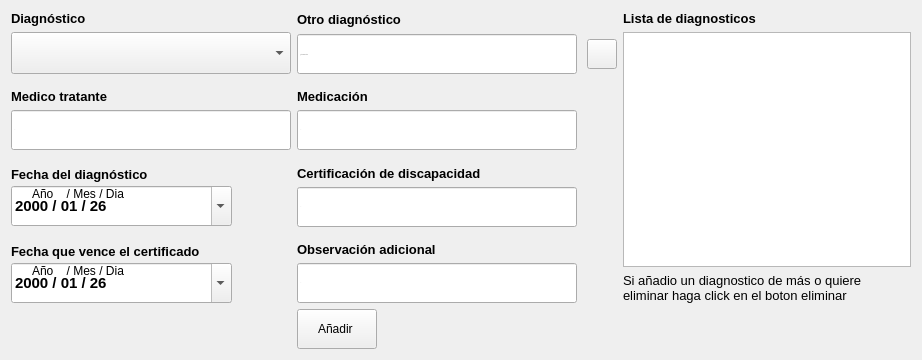
                 <widget class="QFrame" name="pregunta_diagnostico_alumno">
                  <property name="minimumSize">
                   <size>
                    <width>460</width>
                    <height>360</height>
                   </size>
                  </property>
                  <property name="cursor">
                   <cursorShape>ArrowCursor</cursorShape>
                  </property>
                  <property name="styleSheet">
                   <string notr="true"/>
                  </property>
                  <property name="frameShape">
                   <enum>QFrame::NoFrame</enum>
                  </property>
                  <property name="frameShadow">
                   <enum>QFrame::Raised</enum>
                  </property>
                  <layout class="QGridLayout" name="gridLayout_5">
                   <item row="0" column="0">
                    <layout class="QVBoxLayout" name="verticalLayout_34">
                     <item>
                      <widget class="QLabel" name="label_diagnostico_2">
                       <property name="maximumSize">
                        <size>
                         <width>16777215</width>
                         <height>20</height>
                        </size>
                       </property>
                       <property name="font">
                        <font>
                         <family>Arial</family>
                         <pointsize>10</pointsize>
                         <weight>75</weight>
                         <bold>true</bold>
                        </font>
                       </property>
                       <property name="styleSheet">
                        <string notr="true"/>
                       </property>
                       <property name="text">
                        <string>Diagnóstico</string>
                       </property>
                       <property name="scaledContents">
                        <bool>false</bool>
                       </property>
                      </widget>
                     </item>
                     <item>
                      <widget class="QComboBox" name="boton_diagnostico">
                       <property name="sizePolicy">
                        <sizepolicy hsizetype="Fixed" vsizetype="Fixed">
                         <horstretch>0</horstretch>
                         <verstretch>0</verstretch>
                        </sizepolicy>
                       </property>
                       <property name="minimumSize">
                        <size>
                         <width>280</width>
                         <height>42</height>
                        </size>
                       </property>
                       <property name="styleSheet">
                        <string notr="true"/>
                       </property>
                       <property name="editable">
                        <bool>false</bool>
                       </property>
                       <property name="currentText">
                        <string/>
                       </property>
                       <property name="currentIndex">
                        <number>-1</number>
                       </property>
                       <property name="insertPolicy">
                        <enum>QComboBox::NoInsert</enum>
                       </property>
                       <property name="iconSize">
                        <size>
                         <width>40</width>
                         <height>40</height>
                        </size>
                       </property>
                       <property name="placeholderText">
                        <string/>
                       </property>
                      </widget>
                     </item>
                    </layout>
                   </item>
                   <item row="0" column="1">
                    <layout class="QGridLayout" name="gridLayout_14">
                     <property name="horizontalSpacing">
                      <number>10</number>
                     </property>
                     <item row="0" column="0">
                      <widget class="QLabel" name="label_otro_diagnostico">
                       <property name="maximumSize">
                        <size>
                         <width>16777215</width>
                         <height>20</height>
                        </size>
                       </property>
                       <property name="font">
                        <font>
                         <family>Arial</family>
                         <pointsize>10</pointsize>
                         <weight>75</weight>
                         <bold>true</bold>
                        </font>
                       </property>
                       <property name="styleSheet">
                        <string notr="true"/>
                       </property>
                       <property name="text">
                        <string>Otro diagnóstico</string>
                       </property>
                       <property name="scaledContents">
                        <bool>false</bool>
                       </property>
                      </widget>
                     </item>
                     <item row="1" column="0">
                      <widget class="QLineEdit" name="input_otro_diagnostico">
                       <property name="sizePolicy">
                        <sizepolicy hsizetype="Fixed" vsizetype="Fixed">
                         <horstretch>0</horstretch>
                         <verstretch>0</verstretch>
                        </sizepolicy>
                       </property>
                       <property name="minimumSize">
                        <size>
                         <width>280</width>
                         <height>40</height>
                        </size>
                       </property>
                       <property name="font">
                        <font>
                         <family>Arial</family>
                         <pointsize>-1</pointsize>
                         <weight>50</weight>
                         <italic>false</italic>
                         <bold>false</bold>
                        </font>
                       </property>
                       <property name="styleSheet">
                        <string notr="true"/>
                       </property>
                       <property name="placeholderText">
                        <string>¿otro diagnostico?</string>
                       </property>
                      </widget>
                     </item>
                     <item row="1" column="1">
                      <widget class="QPushButton" name="boton_anadir_otro_diagnostico">
                       <property name="sizePolicy">
                        <sizepolicy hsizetype="Fixed" vsizetype="Fixed">
                         <horstretch>0</horstretch>
                         <verstretch>0</verstretch>
                        </sizepolicy>
                       </property>
                       <property name="minimumSize">
                        <size>
                         <width>30</width>
                         <height>30</height>
                        </size>
                       </property>
                       <property name="maximumSize">
                        <size>
                         <width>30</width>
                         <height>30</height>
                        </size>
                       </property>
                       <property name="styleSheet">
                        <string notr="true"/>
                       </property>
                       <property name="text">
                        <string/>
                       </property>
                       <property name="icon">
                        <iconset>
                         <normaloff>../recursos_de_imagenes/iconos_de_interfaz/mas.png</normaloff>../recursos_de_imagenes/iconos_de_interfaz/mas.png</iconset>
                       </property>
                       <property name="iconSize">
                        <size>
                         <width>25</width>
                         <height>25</height>
                        </size>
                       </property>
                      </widget>
                     </item>
                    </layout>
                   </item>
                   <item row="0" column="2" rowspan="4">
                    <layout class="QVBoxLayout" name="verticalLayout_37">
                     <item>
                      <widget class="QLabel" name="label_mensaje_1">
                       <property name="maximumSize">
                        <size>
                         <width>200</width>
                         <height>16777215</height>
                        </size>
                       </property>
                       <property name="font">
                        <font>
                         <family>Arial</family>
                         <pointsize>10</pointsize>
                         <weight>75</weight>
                         <bold>true</bold>
                        </font>
                       </property>
                       <property name="text">
                        <string>Lista de diagnosticos</string>
                       </property>
                      </widget>
                     </item>
                     <item>
                      <widget class="QListWidget" name="vista_previa_diagnostico">
                       <property name="font">
                        <font>
                         <family>Arial</family>
                         <pointsize>14</pointsize>
                         <weight>50</weight>
                         <bold>false</bold>
                        </font>
                       </property>
                       <property name="styleSheet">
                        <string notr="true"/>
                       </property>
                      </widget>
                     </item>
                     <item>
                      <widget class="QLabel" name="label_mensaje_2">
                       <property name="font">
                        <font>
                         <family>Arial</family>
                         <pointsize>10</pointsize>
                        </font>
                       </property>
                       <property name="styleSheet">
                        <string/>
                       </property>
                       <property name="text">
                        <string>Si añadio un diagnostico de más o quiere eliminar haga click en el boton eliminar</string>
                       </property>
                       <property name="scaledContents">
                        <bool>false</bool>
                       </property>
                       <property name="wordWrap">
                        <bool>true</bool>
                       </property>
                      </widget>
                     </item>
                    </layout>
                   </item>
                   <item row="1" column="0">
                    <layout class="QVBoxLayout" name="verticalLayout_33">
                     <item alignment="Qt::AlignBottom">
                      <widget class="QLabel" name="label_medico_tratante">
                       <property name="sizePolicy">
                        <sizepolicy hsizetype="Preferred" vsizetype="Preferred">
                         <horstretch>0</horstretch>
                         <verstretch>40</verstretch>
                        </sizepolicy>
                       </property>
                       <property name="maximumSize">
                        <size>
                         <width>150</width>
                         <height>16777215</height>
                        </size>
                       </property>
                       <property name="font">
                        <font>
                         <family>Arial</family>
                         <pointsize>10</pointsize>
                         <weight>75</weight>
                         <bold>true</bold>
                        </font>
                       </property>
                       <property name="styleSheet">
                        <string notr="true"/>
                       </property>
                       <property name="text">
                        <string>Medico tratante </string>
                       </property>
                       <property name="textFormat">
                        <enum>Qt::PlainText</enum>
                       </property>
                       <property name="scaledContents">
                        <bool>true</bool>
                       </property>
                      </widget>
                     </item>
                     <item alignment="Qt::AlignBottom">
                      <widget class="QLineEdit" name="input_medico_tratante">
                       <property name="sizePolicy">
                        <sizepolicy hsizetype="Fixed" vsizetype="Fixed">
                         <horstretch>0</horstretch>
                         <verstretch>40</verstretch>
                        </sizepolicy>
                       </property>
                       <property name="minimumSize">
                        <size>
                         <width>280</width>
                         <height>40</height>
                        </size>
                       </property>
                       <property name="font">
                        <font>
                         <family>Arial</family>
                         <pointsize>-1</pointsize>
                        </font>
                       </property>
                       <property name="styleSheet">
                        <string notr="true"/>
                       </property>
                       <property name="placeholderText">
                        <string>.....</string>
                       </property>
                      </widget>
                     </item>
                    </layout>
                   </item>
                   <item row="1" column="1">
                    <layout class="QVBoxLayout" name="verticalLayout_36">
                     <item alignment="Qt::AlignBottom">
                      <widget class="QLabel" name="label_medicacion">
                       <property name="sizePolicy">
                        <sizepolicy hsizetype="Preferred" vsizetype="Preferred">
                         <horstretch>0</horstretch>
                         <verstretch>40</verstretch>
                        </sizepolicy>
                       </property>
                       <property name="maximumSize">
                        <size>
                         <width>100</width>
                         <height>16777215</height>
                        </size>
                       </property>
                       <property name="font">
                        <font>
                         <family>Arial</family>
                         <pointsize>10</pointsize>
                         <weight>75</weight>
                         <bold>true</bold>
                        </font>
                       </property>
                       <property name="styleSheet">
                        <string notr="true"/>
                       </property>
                       <property name="text">
                        <string>Medicación </string>
                       </property>
                       <property name="textFormat">
                        <enum>Qt::PlainText</enum>
                       </property>
                       <property name="scaledContents">
                        <bool>true</bool>
                       </property>
                      </widget>
                     </item>
                     <item alignment="Qt::AlignLeft|Qt::AlignBottom">
                      <widget class="QLineEdit" name="input_medicacion">
                       <property name="sizePolicy">
                        <sizepolicy hsizetype="Fixed" vsizetype="Fixed">
                         <horstretch>0</horstretch>
                         <verstretch>10</verstretch>
                        </sizepolicy>
                       </property>
                       <property name="minimumSize">
                        <size>
                         <width>280</width>
                         <height>40</height>
                        </size>
                       </property>
                       <property name="font">
                        <font>
                         <family>Arial</family>
                         <pointsize>-1</pointsize>
                        </font>
                       </property>
                       <property name="styleSheet">
                        <string notr="true"/>
                       </property>
                       <property name="placeholderText">
                        <string>.....</string>
                       </property>
                      </widget>
                     </item>
                    </layout>
                   </item>
                   <item row="2" column="0">
                    <widget class="QFrame" name="espacio_fecha_diagnostico">
                     <property name="styleSheet">
                      <string/>
                     </property>
                     <widget class="QDateEdit" name="dateedit_fecha_diagnostico">
                      <property name="geometry">
                       <rect>
                        <x>0</x>
                        <y>30</y>
                        <width>221</width>
                        <height>40</height>
                       </rect>
                      </property>
                      <property name="minimumSize">
                       <size>
                        <width>0</width>
                        <height>40</height>
                       </size>
                      </property>
                      <property name="font">
                       <font>
                        <family>Arial</family>
                        <pointsize>11</pointsize>
                        <weight>75</weight>
                        <italic>false</italic>
                        <bold>true</bold>
                       </font>
                      </property>
                      <property name="toolTip">
                       <string>Año/Mes/Dia</string>
                      </property>
                      <property name="styleSheet">
                       <string notr="true"/>
                      </property>
                      <property name="wrapping">
                       <bool>false</bool>
                      </property>
                      <property name="frame">
                       <bool>true</bool>
                      </property>
                      <property name="accelerated">
                       <bool>true</bool>
                      </property>
                      <property name="keyboardTracking">
                       <bool>true</bool>
                      </property>
                      <property name="showGroupSeparator" stdset="0">
                       <bool>true</bool>
                      </property>
                      <property name="currentSection">
                       <enum>QDateTimeEdit::YearSection</enum>
                      </property>
                      <property name="displayFormat">
                       <string>yyyy / MM / dd</string>
                      </property>
                      <property name="calendarPopup">
                       <bool>true</bool>
                      </property>
                      <property name="currentSectionIndex">
                       <number>0</number>
                      </property>
                      <property name="date">
                       <date>
                        <year>2000</year>
                        <month>1</month>
                        <day>26</day>
                       </date>
                      </property>
                     </widget>
                     <widget class="QLabel" name="label_2">
                      <property name="geometry">
                       <rect>
                        <x>21</x>
                        <y>30</y>
                        <width>101</width>
                        <height>16</height>
                       </rect>
                      </property>
                      <property name="styleSheet">
                       <string notr="true"/>
                      </property>
                      <property name="text">
                       <string>Año    / Mes / Dia</string>
                      </property>
                     </widget>
                     <widget class="QLabel" name="label_fecha_diagnostico">
                      <property name="geometry">
                       <rect>
                        <x>0</x>
                        <y>10</y>
                        <width>206</width>
                        <height>16</height>
                       </rect>
                      </property>
                      <property name="maximumSize">
                       <size>
                        <width>16777215</width>
                        <height>30</height>
                       </size>
                      </property>
                      <property name="font">
                       <font>
                        <family>Arial</family>
                        <pointsize>10</pointsize>
                        <weight>75</weight>
                        <bold>true</bold>
                       </font>
                      </property>
                      <property name="styleSheet">
                       <string notr="true"/>
                      </property>
                      <property name="text">
                       <string>Fecha del diagnóstico</string>
                      </property>
                      <property name="scaledContents">
                       <bool>false</bool>
                      </property>
                     </widget>
                    </widget>
                   </item>
                   <item row="2" column="1">
                    <layout class="QVBoxLayout" name="verticalLayout_35">
                     <item alignment="Qt::AlignLeft|Qt::AlignBottom">
                      <widget class="QLabel" name="label_certificado">
                       <property name="maximumSize">
                        <size>
                         <width>200</width>
                         <height>16777215</height>
                        </size>
                       </property>
                       <property name="font">
                        <font>
                         <family>Arial</family>
                         <pointsize>10</pointsize>
                         <weight>75</weight>
                         <bold>true</bold>
                        </font>
                       </property>
                       <property name="styleSheet">
                        <string notr="true"/>
                       </property>
                       <property name="text">
                        <string>Certificación de discapacidad </string>
                       </property>
                       <property name="textFormat">
                        <enum>Qt::PlainText</enum>
                       </property>
                       <property name="scaledContents">
                        <bool>true</bool>
                       </property>
                      </widget>
                     </item>
                     <item>
                      <widget class="QLineEdit" name="input_certificado_discapacidad">
                       <property name="sizePolicy">
                        <sizepolicy hsizetype="Fixed" vsizetype="Fixed">
                         <horstretch>0</horstretch>
                         <verstretch>0</verstretch>
                        </sizepolicy>
                       </property>
                       <property name="minimumSize">
                        <size>
                         <width>280</width>
                         <height>40</height>
                        </size>
                       </property>
                       <property name="font">
                        <font>
                         <family>Arial</family>
                         <pointsize>-1</pointsize>
                        </font>
                       </property>
                       <property name="styleSheet">
                        <string notr="true"/>
                       </property>
                       <property name="placeholderText">
                        <string>.....</string>
                       </property>
                      </widget>
                     </item>
                    </layout>
                   </item>
                   <item row="3" column="0">
                    <widget class="QFrame" name="espacio_fecha_certificado">
                     <property name="styleSheet">
                      <string/>
                     </property>
                     <widget class="QDateEdit" name="dateedit_fecha_vencimiento_certificado">
                      <property name="geometry">
                       <rect>
                        <x>0</x>
                        <y>30</y>
                        <width>221</width>
                        <height>40</height>
                       </rect>
                      </property>
                      <property name="minimumSize">
                       <size>
                        <width>0</width>
                        <height>40</height>
                       </size>
                      </property>
                      <property name="font">
                       <font>
                        <family>Arial</family>
                        <pointsize>11</pointsize>
                        <weight>75</weight>
                        <italic>false</italic>
                        <bold>true</bold>
                       </font>
                      </property>
                      <property name="toolTip">
                       <string>Año/Mes/Dia</string>
                      </property>
                      <property name="styleSheet">
                       <string notr="true"/>
                      </property>
                      <property name="wrapping">
                       <bool>false</bool>
                      </property>
                      <property name="frame">
                       <bool>true</bool>
                      </property>
                      <property name="accelerated">
                       <bool>true</bool>
                      </property>
                      <property name="keyboardTracking">
                       <bool>true</bool>
                      </property>
                      <property name="showGroupSeparator" stdset="0">
                       <bool>true</bool>
                      </property>
                      <property name="currentSection">
                       <enum>QDateTimeEdit::YearSection</enum>
                      </property>
                      <property name="displayFormat">
                       <string>yyyy / MM / dd</string>
                      </property>
                      <property name="calendarPopup">
                       <bool>true</bool>
                      </property>
                      <property name="currentSectionIndex">
                       <number>0</number>
                      </property>
                      <property name="date">
                       <date>
                        <year>2000</year>
                        <month>1</month>
                        <day>26</day>
                       </date>
                      </property>
                     </widget>
                     <widget class="QLabel" name="label_4">
                      <property name="geometry">
                       <rect>
                        <x>21</x>
                        <y>30</y>
                        <width>101</width>
                        <height>16</height>
                       </rect>
                      </property>
                      <property name="styleSheet">
                       <string notr="true"/>
                      </property>
                      <property name="text">
                       <string>Año    / Mes / Dia</string>
                      </property>
                     </widget>
                     <widget class="QLabel" name="label_fecha_del_certificado">
                      <property name="geometry">
                       <rect>
                        <x>0</x>
                        <y>10</y>
                        <width>200</width>
                        <height>16</height>
                       </rect>
                      </property>
                      <property name="font">
                       <font>
                        <family>Arial</family>
                        <pointsize>10</pointsize>
                        <weight>75</weight>
                        <bold>true</bold>
                       </font>
                      </property>
                      <property name="styleSheet">
                       <string notr="true"/>
                      </property>
                      <property name="text">
                       <string>Fecha que vence el certificado </string>
                      </property>
                      <property name="scaledContents">
                       <bool>false</bool>
                      </property>
                     </widget>
                    </widget>
                   </item>
                   <item row="3" column="1">
                    <layout class="QVBoxLayout" name="verticalLayout_45">
                     <item alignment="Qt::AlignLeft|Qt::AlignBottom">
                      <widget class="QLabel" name="label_observacion_adicional">
                       <property name="maximumSize">
                        <size>
                         <width>200</width>
                         <height>16777215</height>
                        </size>
                       </property>
                       <property name="font">
                        <font>
                         <family>Arial</family>
                         <pointsize>10</pointsize>
                         <weight>75</weight>
                         <bold>true</bold>
                        </font>
                       </property>
                       <property name="styleSheet">
                        <string notr="true"/>
                       </property>
                       <property name="text">
                        <string>Observación adicional</string>
                       </property>
                       <property name="textFormat">
                        <enum>Qt::PlainText</enum>
                       </property>
                       <property name="scaledContents">
                        <bool>true</bool>
                       </property>
                      </widget>
                     </item>
                     <item>
                      <widget class="QLineEdit" name="input_observacion_adicional">
                       <property name="sizePolicy">
                        <sizepolicy hsizetype="Fixed" vsizetype="Fixed">
                         <horstretch>0</horstretch>
                         <verstretch>0</verstretch>
                        </sizepolicy>
                       </property>
                       <property name="minimumSize">
                        <size>
                         <width>280</width>
                         <height>40</height>
                        </size>
                       </property>
                       <property name="font">
                        <font>
                         <family>Arial</family>
                         <pointsize>-1</pointsize>
                        </font>
                       </property>
                       <property name="styleSheet">
                        <string notr="true"/>
                       </property>
                       <property name="placeholderText">
                        <string>.....</string>
                       </property>
                      </widget>
                     </item>
                    </layout>
                   </item>
                   <item row="4" column="1">
                    <widget class="QPushButton" name="boton_anadir_diagnostico">
                     <property name="sizePolicy">
                      <sizepolicy hsizetype="Fixed" vsizetype="Fixed">
                       <horstretch>0</horstretch>
                       <verstretch>0</verstretch>
                      </sizepolicy>
                     </property>
                     <property name="minimumSize">
                      <size>
                       <width>0</width>
                       <height>40</height>
                      </size>
                     </property>
                     <property name="baseSize">
                      <size>
                       <width>0</width>
                       <height>0</height>
                      </size>
                     </property>
                     <property name="cursor">
                      <cursorShape>PointingHandCursor</cursorShape>
                     </property>
                     <property name="styleSheet">
                      <string notr="true"/>
                     </property>
                     <property name="text">
                      <string>Añadir </string>
                     </property>
                     <property name="icon">
                      <iconset>
                       <normaloff>../recursos_de_imagenes/iconos_de_interfaz/circulo_mas.png</normaloff>../recursos_de_imagenes/iconos_de_interfaz/circulo_mas.png</iconset>
                     </property>
                     <property name="iconSize">
                      <size>
                       <width>40</width>
                       <height>20</height>
                      </size>
                     </property>
                    </widget>
                   </item>
                  </layout>
                 </widget>
